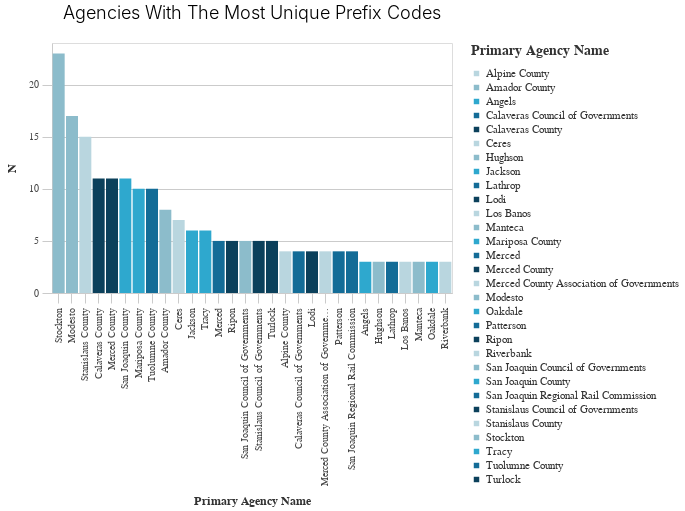

The cell this chart's notebook holds for it:
### Code cell
_dla_utils.basic_bar_chart(((_dla_utils.get_nunique(df, 'prefix', 'primary_agency_name')).head(30)),
                            'primary_agency_name', 'n', 'primary_agency_name', subset, 'Agencies With The Most Unique Prefix Codes')

### Figure 1 — Vega-Lite specification as saved in the notebook (floating-point values rounded to 4 significant figures)
{"config": {"view": {"continuousWidth": 400, "continuousHeight": 300}, "axis": {"domainColor": "#cbcbcb", "grid": true, "gridColor": "#cbcbcb", "gridWidth": 1, "labelColor": "#474747", "labelFont": "Nunito Sans", "labelFontSize": 10, "labelPadding": 4, "tickColor": "#cbcbcb", "tickSize": 10, "titleColor": "#333", "titleFont": "Raleway", "titleFontSize": 12, "titlePadding": 10}, "axisBand": {"grid": false}, "background": "white", "font": "Raleway", "header": {"labelFont": "Nunito Sans", "titleFont": "Raleway"}, "legend": {"labelColor": "#333", "labelFont": "Nunito Sans", "labelFontSize": 11, "labelLimit": 0, "padding": 1, "symbolSize": 30, "symbolType": "square", "titleColor": "#333", "titleFont": "Raleway", "titleFontSize": 14, "titlePadding": 10}, "title": {"anchor": "middle", "font": "Raleway", "fontSize": 18, "fontWeight": 300, "offset": 20}}, "data": {"name": "data-be9e4281558e4461e6cec7a012f44713"}, "mark": "bar", "encoding": {"color": {"field": "primary_agency_name", "legend": {"title": "Primary Agency Name"}, "scale": {"range": ["#B9D6DF", "#8CBCCB", "#2EA8CE", "#136C97", "#0B405B"]}, "type": "nominal"}, "x": {"field": "primary_agency_name", "sort": "-y", "title": "Primary Agency Name", "type": "nominal"}, "y": {"field": "n", "title": "N", "type": "quantitative"}}, "height": 250, "title": "Agencies With The Most Unique Prefix Codes", "width": 400, "$schema": "https://vega.github.io/schema/vega-lite/v4.17.0.json", "datasets": {"data-be9e4281558e4461e6cec7a012f44713": [{"primary_agency_name": "Stockton", "n": 23}, {"primary_agency_name": "Modesto", "n": 17}, {"primary_agency_name": "Stanislaus County", "n": 15}, {"primary_agency_name": "Calaveras County", "n": 11}, {"primary_agency_name": "Merced County", "n": 11}, {"primary_agency_name": "San Joaquin County", "n": 11}, {"primary_agency_name": "Mariposa County", "n": 10}, {"primary_agency_name": "Tuolumne County", "n": 10}, {"primary_agency_name": "Amador County", "n": 8}, {"primary_agency_name": "Ceres", "n": 7}, {"primary_agency_name": "Jackson", "n": 6}, {"primary_agency_name": "Tracy", "n": 6}, {"primary_agency_name": "Merced", "n": 5}, {"primary_agency_name": "Ripon", "n": 5}, {"primary_agency_name": "San Joaquin Council of Governments", "n": 5}, {"primary_agency_name": "Stanislaus Council of Governments", "n": 5}, {"primary_agency_name": "Turlock", "n": 5}, {"primary_agency_name": "Alpine County", "n": 4}, {"primary_agency_name": "Calaveras Council of Governments", "n": 4}, {"primary_agency_name": "Lodi", "n": 4}, {"primary_agency_name": "Merced County Association of Governments", "n": 4}, {"primary_agency_name": "Patterson", "n": 4}, {"primary_agency_name": "San Joaquin Regional Rail Commission", "n": 4}, {"primary_agency_name": "Angels", "n": 3}, {"primary_agency_name": "Hughson", "n": 3}, {"primary_agency_name": "Lathrop", "n": 3}, {"primary_agency_name": "Los Banos", "n": 3}, {"primary_agency_name": "Manteca", "n": 3}, {"primary_agency_name": "Oakdale", "n": 3}, {"primary_agency_name": "Riverbank", "n": 3}]}}
